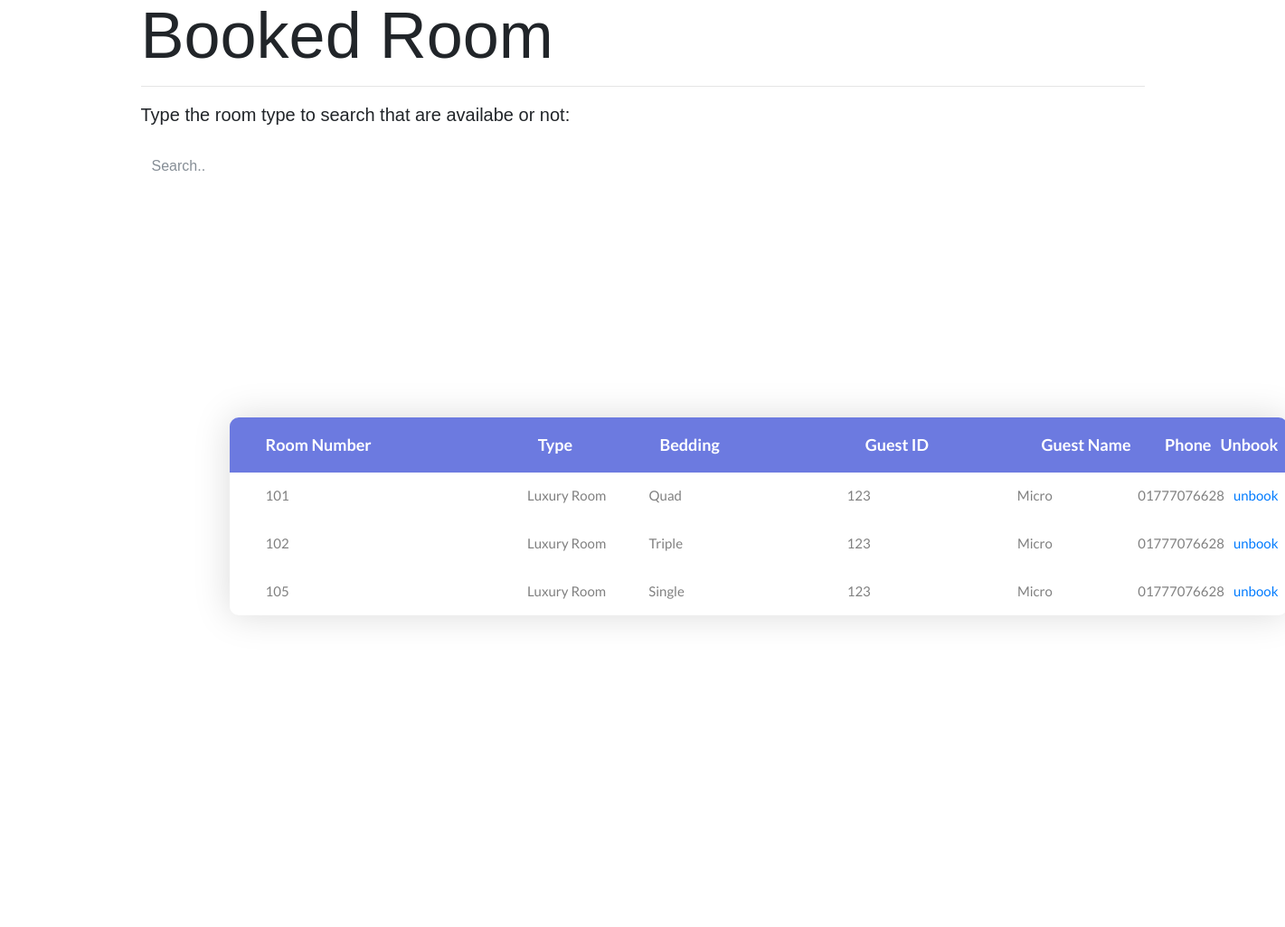
/unbook_room.php, run on the app's committed database.
### tables this page shows
CREATE TABLE `room_num` (
  `id` int(6) NOT NULL,
  `t_id` int(10) NOT NULL,
  `cusid` int(15) DEFAULT NULL
);

CREATE TABLE `room` (
  `id` int(10) UNSIGNED NOT NULL,
  `type` varchar(15) DEFAULT NULL,
  `bedding` varchar(10) DEFAULT NULL,
  `price` int(8) DEFAULT NULL
);

CREATE TABLE `guest_info` (
  `NID` varchar(8) NOT NULL,
  `first_name` varchar(15) DEFAULT NULL,
  `last_name` varchar(15) NOT NULL,
  `email` varchar(25) NOT NULL,
  `phn_number` varchar(11) NOT NULL,
  `pass` varchar(15) DEFAULT NULL,
  `conf_pass` varchar(15) DEFAULT NULL,
  `choice` int(6) DEFAULT NULL,
  `c_ans` varchar(15) DEFAULT NULL
);

### unbook_room.php (the view, shortened to what this page needs)
<!DOCTYPE html>
<html lang="en">
<head>
	<link rel="stylesheet" type="text/css" href="css/bootstrap.min.css">
	<link rel="stylesheet" type="text/css" href="fonts/font-awesome-4.7.0/css/font-awesome.min.css">
	<link rel="stylesheet" type="text/css" href="css/animate.css">
	<link rel="stylesheet" type="text/css" href="css/select2.min.css">
	<link rel="stylesheet" type="text/css" href="css/perfect-scrollbar.css">
	<link rel="stylesheet" type="text/css" href="css/util.css">
	<link rel="stylesheet" type="text/css" href="css/main.css">
</head>
<body>
	<div class="container">
	<h2 class="display-3 lead">Booked Room</h2>
	<hr>
  <p class="lead">Type the room type to search that are availabe or not:</p><br> </di>
  <input class="form-control" id="myInput" type="text" placeholder="Search..">
  <br>
	<div class="limiter">
		<div class="container-table100">
			<div class="wrap-table100">
				<div class="table100 ver1 m-b-110">
					<div class="table100-head">
						<table>
							<thead>
								<tr class="row100 head">
									<th class="cell100 column1">Room Number</th>
									<th class="cell100 column2">Type</th>
									<th class="cell100 column3">Bedding</th>
									<th class="cell100 column4">Guest ID</th>
									<th class="cell100 column5">Guest Name</th>
									<th class="cell100 column6">Phone</th>
									<th class="cell100 column7">Unbook</th>
								</tr>
							</thead>
						</table>
					</div>
					<?php
                    require "connection.php";
                    $result= "SELECT rn.id,r.type,r.bedding,g.NID,g.first_name,g.phn_number
                              FROM room_num AS rn, room AS r, guest_info AS g
                              WHERE rn.t_id=r.id AND rn.cusid IS NOT null AND g.NID=rn.cusid";
                    $query= mysqli_query($conn,$result);
                    while($row=mysqli_fetch_assoc($query)){
                    echo '<div class="table100-body js-pscroll">
						<table>
							<tbody id="myTable">
								<tr class="row100 body">
									<td class="cell100 column1">'.$row["id"].'</td>
									<td class="cell100 column2">'.$row["type"].'</td>
									<td class="cell100 column3">'.$row["bedding"].'</td>
									<td class="cell100 column4">'.$row["NID"].'</td>
									<td class="cell100 column5">'.$row["first_name"].'</td>
                                    <td class="cell100 column6">'.$row["phn_number"].'</td>
									<td class="cell100 column7"><a href=unbook_operation.php?id='.$row['id'].'>unbook</a></td>
								</tr>
							</tbody>
						</table>
					</div>';
                }
					?>
									</div>
				</div>
			</div>
		</div>
</body>
</html>

### css/perfect-scrollbar.css (style rules this page uses)
.ps { overflow: hidden !important; overflow-anchor: none; -ms-overflow-style: none; touch-action: auto; -ms-touch-action: auto; }

### css/main.css (style rules this page uses)
* { margin: 0px; padding: 0px; box-sizing: border-box; }
body, html { height: 100%; font-family: sans-serif; }
a { margin: 0px; transition: all 0.4s; -webkit-transition: all 0.4s; -o-transition: all 0.4s; -moz-transition: all 0.4s; }
h1,h2,h3,h4,h5,h6 { margin: 0px; }
p { margin: 0px; }
input { display: block; outline: none; border: none !important; }
.js-pscroll { position: relative; overflow: hidden; }
.limiter { width: 1366px; margin: 0 auto; }
.container-table100 { width: 100%; min-height: 100vh; background: #fff; display: -webkit-box; display: -webkit-flex; display: -moz-box; display: -ms-flexbox; display: flex; align-items: center; justify-content: center; flex-wrap: wrap; padding: 33px 30px; }
.wrap-table100 { width: 1170px; }
.table100 { background-color: #fff; }
table { width: 100%; }
th, td { font-weight: unset; padding-right: 10px; }
.column1 { width: 33%; padding-left: 40px; }
.column2 { width: 13%; }
.column3 { width: 22%; }
.column4 { width: 19%; }
.column5 { width: 13%; }
.table100-head th { padding-top: 18px; padding-bottom: 18px; }
.table100-body td { padding-top: 16px; padding-bottom: 16px; }
.table100 { position: relative; padding-top: 60px; }
.table100-head { position: absolute; width: 100%; top: 0; left: 0; }
.table100-body { max-height: 585px; overflow: auto; }
.table100.ver1 th { font-family: Lato-Bold; font-size: 18px; color: #fff; line-height: 1.4; background-color: #6c7ae0; }
.table100.ver1 td { font-family: Lato-Regular; font-size: 15px; color: #808080; line-height: 1.4; }
.table100.ver1 { border-radius: 10px; overflow: hidden; box-shadow: 0 0px 40px 0px rgba(0, 0, 0, 0.15); -moz-box-shadow: 0 0px 40px 0px rgba(0, 0, 0, 0.15); -webkit-box-shadow: 0 0px 40px 0px rgba(0, 0, 0, 0.15); -o-box-shadow: 0 0px 40px 0px rgba(0, 0, 0, 0.15); -ms-box-shadow: 0 0px 40px 0px rgba(0, 0, 0, 0.15); }

### data on the page
room_num: id "101", room.type "Luxury Room", room.bedding "Quad", guest_info.NID "123", guest_info.first_name "Micro", guest_info.phn_number "01777076628"
room_num: id "102", room.type "Luxury Room", room.bedding "Triple", guest_info.NID "123", guest_info.first_name "Micro", guest_info.phn_number "01777076628"
room_num: id "105", room.type "Luxury Room", room.bedding "Single", guest_info.NID "123", guest_info.first_name "Micro", guest_info.phn_number "01777076628"
